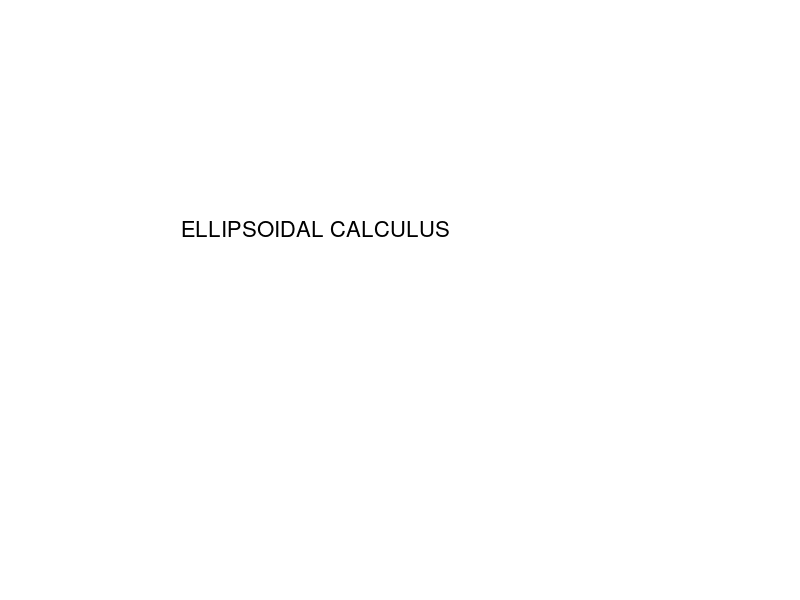

Here is the MATLAB script that generated this plot: (Note: this script raises an error after producing the figure.)
%% 
% This demo presents functions for ellipsoid manipulaton:
% 
%   - Creation of ellipsoid objects;
%   - Basic operations;
%   - Intersections, geometric sums and differences;
%   - Visualization;
%   - Accessing internal information of ellipsoid object;
%   - Ellipsoids and hyperplanes.
cla; axis([-4 4 -2 2]);
axis([-4 4 -2 2]); grid off; axis off;
text(-3, 0.5, 'ELLIPSOIDAL CALCULUS', 'FontSize', 16);
%% 
% Ellipsoid E in R^n is defined by its center, vector q in R^n,
% and symmetric positive semi-definite matrix Q in R^(nxn):
% 
%      E(q, Q) = { x in R^n | <(x - q), Q^(-1)(x - q)> }.
% 
% 
% The support function of ellipsoid E(q, Q):
% 
%      rho(l | E(q, Q)) = <q, l> + sqrt(<l, Ql>).

%% 
% We create two ellipsoids, the second one is centered at the origin:
% 
% >> E = ellipsoid([2; -1], [2 -1; -1 1]);
% >> E0 = ellipsoid([1 0; 0 4]);
% >> plot(E0, E, 'b'); grid on;
% 
% Created ellipsoids are plotted on your screen.
E = ellipsoid([2; -1], [2 -1; -1 1]);
E0 = ellipsoid([1 0; 0 4]);
plot(E0, E, 'b'); grid on;
%% 
% Ellipsoids can be concatenated into arrays:
% 
% >> E1 = 2*ell_unitball(2) + [2; 2];
% >> EA = [E0 E1; E ellipsoid([-1.5; 1], 3*eye(2))];
% 
% Most functions dealing with ellipsoids can be used for ellipsoidal arrays as well as for single ellipsoids.
% 
% >> plot(EA); grid on;
% 
% plots ellipsoids in the array EA.
E1 = 2*ell_unitball(2) + [2; 2];
EA = [E0 E1; E ellipsoid([-1.5; 1], 3*eye(2))];
plot(EA); grid on;
%% 
% Subindexing should be used to access individual ellipsoids stored in the array EA:
% 
% >> Z = EA(:, 1);
% >> plot(Z, 'r', EA(2, 2), 'b'); grid on;
% 
% plots ellipsoids in the first column of the array EA (red), and one ellipsoid in position (2, 2) of this array (blue).
plot(EA(:, 1), 'r', EA(2, 2), 'b'); grid on;
%% 
% Affine transformation can be applied to ellipsoids:
% 
% >> A = [0.5 -1; 0 1];
% >> b = [3; 0];
% >> W = A * Z + b;
% >> plot(Z, 'b', W, 'r'); grid on;
% 
% plots ellipsoids in the array Z (blue), and these ellipsoids after affine transformation (red).
A = [0.5 -1; 0 1]; b = [3; 0];
W = A*EA(:, 1) + b; plot(EA(:, 1), 'b', W, 'r'); grid on;
%% 
% It is possible to modify only shape matrix of the ellipsoid leaving its center as is:
% 
% >> E = shape(EA(2, 2), A);
% >> plot(E, EA(2, 2), 'b'); grid on;
% 
% plots original ellipsoid (blue) and the one with modified shape matrix (red).
plot(getShape(EA(2, 2), A), EA(2, 2), 'b'); grid on;
%% 
% Inverted ellipsoid is obtained by inverting the shape matrix of the original ellipsoid. In case the original ellipsoid is centered at the origin, the inverted ellipsoid is its polar ellipsoid.
% 
% >> Ei = inv(E);
% >> plot(Ei, E, 'b'); grid on;
% 
% plots original (blue) and the inverted (red) ellipsoids.
plot(E, inv(E), 'b'); grid on;
%% 
% The polar set for an ellipsoid that contains the origin in its interior is also an ellipsoid:
% 
% >> E = ellipsoid([-1; 1], [4 -2; -2 2]);
% >> P = polar(E);
% >> plot(P, E, 'b'); grid on;
% 
% plots original (blue) and the polar (red) ellipsoids.
% 
% Notice that the polar set to the ellipsoid P is the original ellipsoid E:
% 
% >> polar(P) == E
% 
% ans =
% 
%      1
W = ellipsoid([-1; 1], [4 -2; -2 2]); plot(polar(W), W, 'b'); grid on;
%% 
% Overloaded operators '>' and '<':
% 
% >> E1 = ellipsoid([15; 0], [49 -12; -12 10]);
% >> E2 = ellipsoid([9; 3], [9 2; 2 4]);
% >> (E1 > E2) & (E2 < E1)
% 
% ans =
% 
%      1
% 
% >> plot(E1, 'b', E2, 'g', move2origin([E1 E2]), 'r'); grid on;
% 
% Ellipsoid E1 (blue) is "bigger" than ellipsoid E2 (green) if when both are moved to the origin (red), E2 is contained inside E1.
% 
% 
% Overloaded operator '==' checks if two ellipsoids are equal:
% 
% >> E1 == E1
% 
% ans =
% 
%      1
E1 = ellipsoid([15; 0], [49 -12; -12 10]);
E2 = ellipsoid([9; 3], [9 2; 2 4]);
plot(E1, 'b', E2, 'g', move2origin([E1 E2]), 'r'); grid on;
%% 
% It can be checked if given ellipsoid intersects the intersection of ellipsoids in the given array:
% 
% >> E = ellipsoid([1.5; 1], [2 -1; -1 1]);
% >> plot(E, EA, 'b'); grid on;
% >> intersect(EA, E, 'i')
% 
% ans =
% 
%      -1
% 
% Result -1 means that the intersection of ellipsoids in the array EA (blue) is empty. Thus, ellipsoid E (red) cannot intersect the intersection of ellipsoids in EA.
E = ellipsoid([1.5; 1], [2 -1; -1 1]);
plot(E, EA, 'b'); grid on;
%% 
% Check if ellipsoid E intersects the intersection of two ellipsoids forming the first column of the array EA:
% 
% >> plot(E, EA(:, 1), 'b'); grid on;
% >> intersect(EA(:, 1), E, 'i')
% 
% ans =
% 
%      0
% 
% 0 means negative result, which is confirmed by the plot.
plot(E, EA(:, 1), 'b'); grid on;
%% 
% Check if ellipsoid E intersects the intersection of two ellipsoids forming the first row of the array EA:
% 
% >> plot(E, EA(1, :), 'b'); grid on;
% >> intersect(EA(1, :), E, 'i')
% 
% ans =
% 
%      1
% 
% 1 means positive result, which is confirmed by the plot.
% 
% See also help for ELLIPSOID/DISTANCE function.
plot(E, EA(1, :), 'b'); grid on;
%% 
% If two ellipsoids (red) intersect, minimal volume external (blue) and maximal by inclusion internal (green) ellipsoidal approximations of the intersection can be computed:
% 
% >> E1 = ellipsoid([2; 2], [4 -3; -3 9]);
% >> E2 = ellipsoid([1; 1], [4 2; 2 5]);
% >> Ie = intersection_ea(E1, E2);
% >> Ii = intersection_ia(E1, E2);
% >> plot([E1 E2], 'r', Ie, 'b', Ii, 'g'); grid on;
E1 = ellipsoid([2; 2], [4 -3; -3 9]);
E2 = ellipsoid([1; 1], [4 2; 2 5]);
Ie = intersection_ea(E1, E2);
Ii = intersection_ia(E1, E2);
plot([E1 E2], 'r', Ie, 'b', Ii, 'g'); grid on;
%% 
% For given set of points in R^n the minimum volume ellipsoid that contains these points can be computed:
% 
% >> V = rand(2, 7);  % 7 random points in R^2
% >> E = ell_enclose(V);
% >> ell_plot(V, 'b*'); hold on;
% >> plot(E, 'r'); grid on
RV = rand(2, 7); ell_plot(RV, 'b*'); grid on; hold on;
plot(ell_enclose(RV), 'r'); hold off;
%% 
% For two or more ellipsoids in R^n the minimum volume ellipsoid that contains the union of these ellipsoids can be computed:
% 
% >> EU = ellunion_ea(EA);
% >> plot(EA, 'b', EU, 'r'); grid on;
EU = ellunion_ea(EA); plot(EA, 'b', EU, 'r'); grid on;
%% 
% For two or more ellipsoids in R, R^2 and R^3, their geometric (Minkowski) sum can be plotted:
% 
% 
% >> minksum(EA, 'showAll',true); grid on;
% 
% plots geometric sum (red) of the ellipsoids in array EA (black).
minksum(EA, 'showAll',true); grid on;
%% 
% For two or more ellipsoids of arbitrary dimension, their geometric sum can be approximated by tight external and tight internal ellipsoids. Tight ellipsoids are computed for given directions.
% 
% >> L  = [1 0; 1 1; 0 1; -1 1]';
% >> EE = minksum_ea(EA, L); IE = minksum_ia(EA, L);
% >> plot(EE, 'b', IE, 'g'); grid on; hold on; 
% >> minksum(EA);
% 
% plots geometric sum (red) of the ellipsoids in array EA, its external (blue) and internal (green) ellipsoidal approximations for directions specified by matrix L.
L  = [1 0; 1 1; 0 1; -1 1]';
EE = minksum_ea(EA, L); IE = minksum_ia(EA, L);
plot(EE, 'b', IE, 'g'); grid on; hold on; minksum(EA); hold off;
%% 
% For two single ellipsoids E1 and E2 in R, R^2 and R^3, such that E1 > E2, their geometric (Minkowski) difference can be plotted:
% 
% >> E1 = ellipsoid([15; 0], [49 -12; -12 10]);
% >> E2 = ellipsoid([9; 3], [9 2; 2 4]);
% >> minkdiff(E1, E2, 'shawAll',true); grid on;
% 
% plots geometric difference (red) of the ellipsoids E1 and E2 (black).
E1 = ellipsoid([15; 0], [49 -12; -12 10]);
E2 = ellipsoid([9; 3], [9 2; 2 4]);
minkdiff(E1, E2,'showAll',true); grid on;
%% 
% For two ellipsoids of arbitrary dimension, E1 and E2, such that E1 > E2, their geometric difference can be approximated by tight external and tight internal ellipsoids. Tight ellipsoids are computed for given directions. Not all directions are allowed. Those directions, for which tight ellipsoidal approximations cannot be computed, are called "bad directions".
% 
% >> L  = [1 0; 1 2; 1 3; 1 4; 0 1]';
% >> isbaddirection(E1, E2, L)
% 
% ans =
% 
%      1     0     0     0     1
% 
% >> EE = minkdiff_ea(E1, E2, L);
% >> IE = minkdiff_ia(E1, E2, L);
% >> plot(EE, 'b', IE, 'g'); grid on; hold on;
% >> minkdiff(E1, E2);
% 
% plots geometric difference (red) of ellipsoids E1 and E2, tight external (blue) and tight internal (green) ellipsoidal approximations for those directions in L that are not bad.
L  = [1 0; 1 2; 1 3; 1 4; 0 1]';
EE = minkdiff_ea(E1, E2, L); IE = minkdiff_ia(E1, E2, L);
plot(EE, 'b', IE, 'g'); grid on; hold on; minkdiff(E1, E2); hold off;
%% 
% For ellipsoids E1, E2 and E3 in R, R^2 or R^3, such that E1 > E3, the set E1 - E3 + E2 can be plotted.
% 
% >> E3 = ell_unitball(2);
% >> minkmp(E1, E3, E2, 'showAll',true);
% 
% plots the set E1 - E3 + E2 (red), ellipsoids E1 (green), E2 (blue) and E3 (black).
E3=ell_unitball(2); minkmp(E1, E3, E2, 'showAll',true); grid on
%% 
% For ellipsoids E1, E2 and E3 of arbitrary dimension, such that E1 > E3, tight external and internal ellipsoidal approximations of the set E1 - E3 + E2 for given directions can be computed.
% 
% >> EE = minkmp_ea(E1, E3, E2, L);  % external
% >> IE = minkmp_ia(E1, E3, E2, L);  % internal
% >> plot(EE, 'b', IE, 'g'); grid on; hold on;
% >> minkmp(E1, E3, E2);
% 
% plots the actual set E1 - E3 + E2, tight external (blue) and tight internal (green) ellipsoidal approximations for those directions in L that are not bad.
EE = minkmp_ea(E1, E3, E2, L);
IE = minkmp_ia(E1, E3, E2, L);
minkmp(E1, E3, E2); grid on; hold on; plot(EE, 'b', IE, 'g'); hold off
%% 
% For ellipsoids E1, E2 and E3 in R, R^2 or R^3, the set E1 + E2 - E3 can be plotted if nonempty.
% 
% >> minkpm([E1 E2], E3, 'showAll',true);
% 
% plots the set E1 + E2 - E3 (red), ellipsoids E1, E2 (blue) and ellipsoid E3 (black).
minkpm([E1 E2], E3,'showAll',true); grid on
%% 
% For ellipsoids E1, E2 and E3 of arbitrary dimension, tight external and internal ellipsoidal approximations of the set E1 + E2 - E3 (if this set is nonempty) for given directions can be computed.
% 
% >> EE = minkpm_ea([E1 E2], E3, L);  % external
% >> IE = minkpm_ia([E1 E2], E3, L);  % internal
% >> plot(EE, 'b', IE, 'g'); grid on; hold on;
% >> minkpm([E1 E2], E3);
% 
% plots the actual set E1 + E2 - E3, tight external (blue) and tight internal (green) ellipsoidal approximations for those directions in L that are not bad.
EE = minkpm_ea([E1 E2], E3, L);
IE = minkpm_ia([E1 E2], E3, L);
minkpm([E1 E2], E3); grid on; hold on; plot(EE, 'b', IE, 'g'); hold off
%% 
% To visualize ellipsoids of high dimensions, projections are used:
% 
% >> E1 = ellipsoid([1; 0; -1], [4 0 -2; 0 6 0; -2 0 1.5]);
% >> E2 = ellipsoid([2 0 0; 0 9 3; 0 3 2]);
% >> E3 = 2*ell_unitball(3) + [1; 1; 0];
% >> B1 = [1 0 0; 0 1 0]'; P1 = projection([E1 E2 E3], B1);
% >> B2 = [1 0 0; 0 0 1]'; P2 = projection([E1 E2 E3], B2);
% >> B3 = [0 1 0; 0 0 1]'; P3 = projection([E1 E2 E3], B3);
% >> subplot(2, 2, 1); plot([E1 E2 E3]); grid on;
% >> subplot(2, 2, 2); plot(P1); grid on;
% >> subplot(2, 2, 3); plot(P2); grid on;
% >> subplot(2, 2, 4); plot(P3); grid on;
% 
% plots 3-dimensional ellipsoids (a), and their three projections (b), (c), (d), each specified by its orthonormal basis.
E1 = ellipsoid([1; 0; -1], [4 0 -2; 0 6 0; -2 0 1.5]);
E2 = ellipsoid([2 0 0; 0 9 3; 0 3 2]);
E3 = 2*ell_unitball(3) + [1; 1; 0];
B1 = [1 0 0; 0 1 0]'; B2 = [1 0 0; 0 0 1]'; B3 = [0 1 0; 0 0 1]';
subplot(2, 2, 1); plot(E1, E2, E3); title('(a) Ellipsoids in 3D');
xlabel('x_1'); ylabel('x_2'); zlabel('x_3'); grid on;
subplot(2, 2, 2); plot(getProjection([E1 E2 E3], B1));
grid on;
title('(b) Projection on basis B1'); xlabel('x_1'); ylabel('x_2');
subplot(2, 2, 3); plot(getProjection([E1 E2 E3], B2));
grid on;
title('(c) Projection on basis B2'); xlabel('x_1'); ylabel('x_3');
subplot(2, 2, 4); plot(projection([E1 E2 E3], B3));
grid on;
title('(d) Projection on basis B3'); xlabel('x_2'); ylabel('x_3');
%% 
% Internal structure of the ellipsoid can be accessed through several functions:
% 
% >> [q, Q] = parameters(E)
% 
% q =
% 
%    1.5000
%    1.0000
% 
% 
% Q =
% 
%     2    -1
%    -1     1
% 
% >> dimension([E E1 ellipsoid(1)]
% 
% ans =
% 
%      2     3     1
% 
% >> D = ellipsoid([1 3; 3 9]);
% >> isdegenerate([D E])
% 
% ans =
% 
%      1     0
% 
% >> plot(D, E, 'b'); grid on;
% 
% plots nondegenerate ellipsoid E (blue) and degenerate ellipsoid D (red).
subplot(1, 1, 1); D = ellipsoid([1 3; 3 9]); plot(D, E, 'b'); grid on;
%% 
% Hyperplane in R^n is defined by the normal vector v and scalar c:
% 
%       H = { x in R^n | <v, x> = c }.
% 
% >> H = hyperplane([-5; -3], -9);
% 
% It is also possible to declare an array of hypertplanes at once:
% 
% >> HA = hyperplane([0 1; 1 0]', [2.5 2]);
% 
% Most functions dealing with hyperplanes can be used for hyperplane arrays as well as for single hyperplanes.
% 
% >> plot(H, HA, 'b','lineWidth',2,'size',7); grid on;
% 
% plots three hyperplanes - one single hyperplane H (red) and two hyperplanes from the array HA (blue).
H  = hyperplane([-5; -3], -9);
HA = hyperplane([0 1; 1 0]', [2.5 2]);
plot(H, HA, 'b', 'lineWidth',2,'size',7); grid on;
%% 
% It can be checked if given hyperplane intersects an ellipsoid or intersection of ellipsoids:
% 
% >> intersect(EA(1, 1), H)
% 
% ans =
% 
%      0
% 
% >> E = E - [0.5; 0];
% >> intersect(E, H)
% 
% ans =
% 
%      1
% 
% If a hyperplane intersects an ellipsoid, then the intersection is a degenerate ellipsoid:
% 
% >> I = hpintersection(E, H);
% >> isdegenerate(I)
% 
% ans =
% 
%      1
% 
% >> plot(H, 'k', 'lineWidth',1,'size',5); hold on; grid on;
% >> plot(E, EA(1, 1), 'g', I, 'b');
% 
% plots hyperplane H (black), ellipsoid EA(1, 1) (green) whose intersection with H is empty, ellipsoid E (red) that has nonempty intersection with H, and this intersection I (blue).
plot(H, 'k', 'lineWidth',1,'size',5); hold on; grid on;
E = E - [0.5; 0]; plot(E, EA(1, 1), 'g', hpintersection(E, H), 'b'); hold off;
%% 
% If hyperplane H is defined by its normal v and the scalar c, then the corresponding halfpace is
% 
%        { x in R^n | <v, x> <= c }.
% 
% Minimal volume external and maximal by inclusion internal ellipsoidal approximations of intersection of an ellipsoid with halfspace defined by hyperplane (if this intersection is nonempty) can be computed:
% 
% >> Ee = intersection_ea(E, H);
% >> Ei = intersection_ia(E, H);
% >> plot(H, 'k', 'lineWidth',1,'size',5); hold on; grid on;
% >> plot(E, Ee, 'b', Ei, 'g');
% 
% plots hyperplane H (black), ellipsoid E (red), external Ee (blue) and internal Ei (green) ellipsoidal approximations of intersection of E with halfspace defined by H.
Ee = intersection_ea(E, H); Ei = intersection_ia(E, H);
plot(H, 'k',  'lineWidth',1,'size',5); hold on; plot(E, Ee, 'b', Ei, 'g'); grid on; hold off;
%% 
% To approximate the intersection of ellipsoid E with the other halfspace defined by the same hyperplane H, it is enough to switch sign of H:
% 
% >> H  = -H;
% >> Ei = intersection_ia(E, H);
% >> Ee = intersection_ea(E, H);
% 
% External ellipsoid Ee in this case coincides with original ellipsoid E:
% 
% >> Ee == E
% 
% ans =
% 
%      1
% 
% >> plot(H, 'k',  'lineWidth',1,'size',5); grid on; hold on;
% >> plot(E, Ei, 'g');
% 
% plots hyperplane H (black), original ellipsoid E (red), which is the same as Ee, and internal approximating ellipsoid Ei (green).
plot(H, 'k',  'lineWidth',1,'size',5); hold on; grid on;
plot(E, intersection_ia(E, -H), 'g'); hold off;
%% 
% For more information about functionality of ellipsoid and hyperplane libraries of this toolbox, type
% 
% >> help ellipsoid/contents
% 
% and
% 
% >> help hyperplane/contents
% 
% You will obtain the list of functions that operate with ellipsoids and hyperplanes. For details, use help on each function individually.
cla; axis([-4 4 -2 2]);
axis([-4 4 -2 2]); grid off; axis off;
text(-1, 0.5, 'THE END', 'FontSize', 16);
